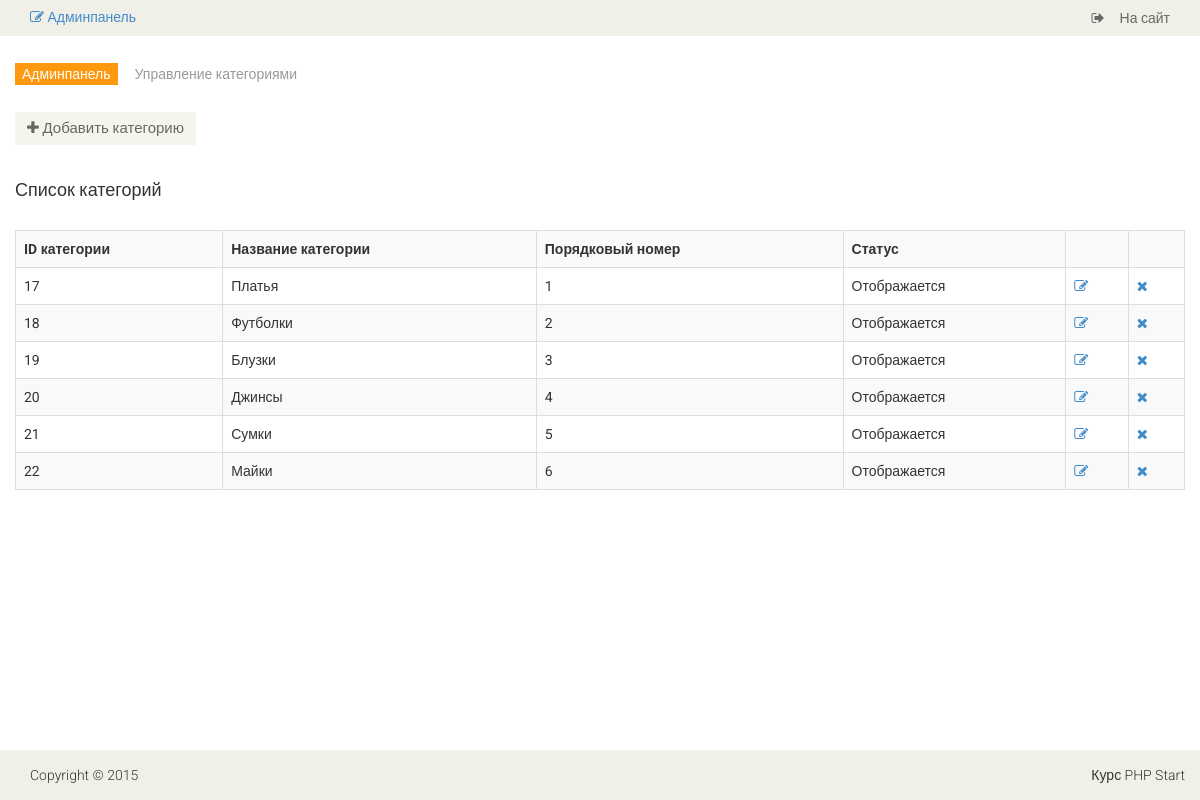
The app's page /admin/category (signed in), older data.
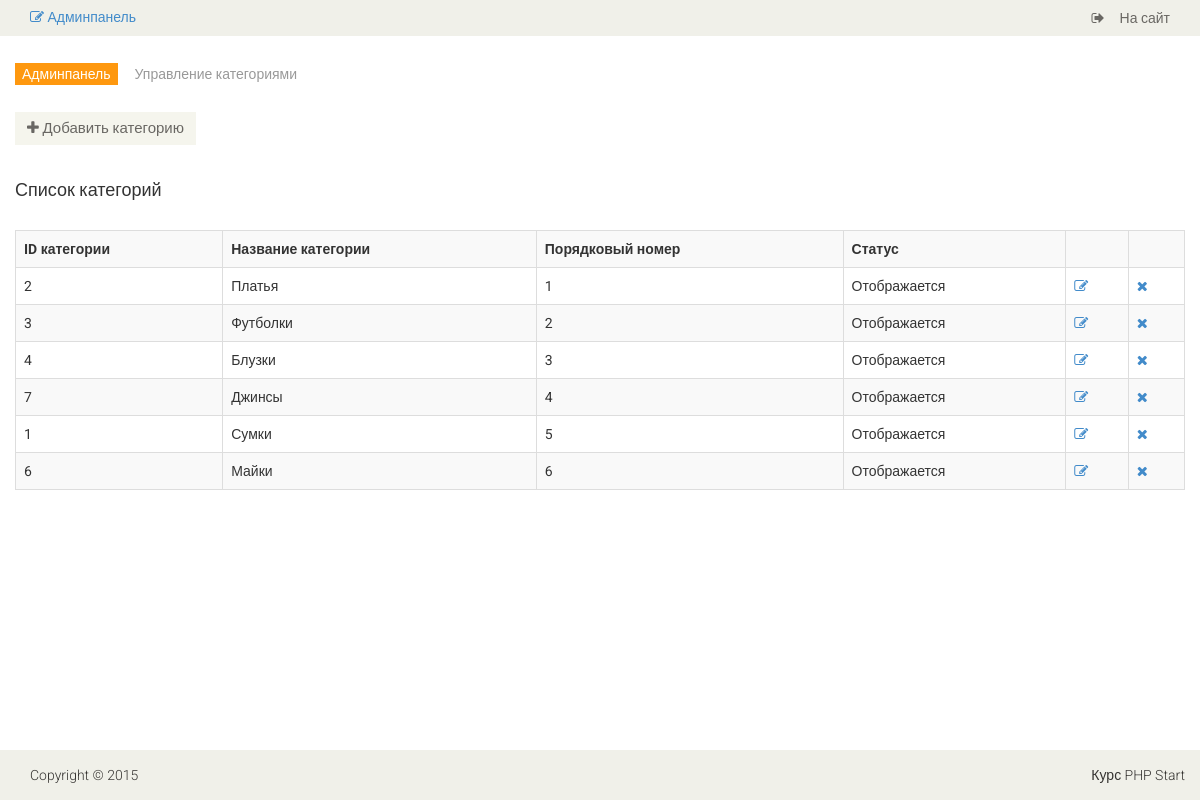
The same page, newer data.
### tables this page shows
CREATE TABLE `category` (
  `id` int(11) NOT NULL,
  `name` varchar(255) NOT NULL,
  `sort_order` int(11) NOT NULL DEFAULT '0',
  `status` int(11) NOT NULL DEFAULT '1'
);

### config/routes.php (called while the page is built)
<?php
return array(
    'product/([0-9]+)' => 'product/view/$1',
    'catalog' => 'catalog/index',
    'category/([0-9]+)/page-([0-9]+)' => 'catalog/category/$1/$2',
    'category/([0-9]+)' => 'catalog/category/$1',
    'cart/checkout' => 'cart/checkout',
    'cart/delete/([0-9]+)' => 'cart/delete/$1',
    'cart/add/([0-9]+)' => 'cart/add/$1',
    'cart/addAjax/([0-9]+)' => 'cart/addAjax/$1',
    'cart' => 'cart/index',
    'user/register' => 'user/register',
    'user/login' => 'user/login',
    'user/logout' => 'user/logout',
    'cabinet/edit' => 'cabinet/edit',
    'cabinet' => 'cabinet/index',
    'admin/product/create' => 'adminProduct/create',
    'admin/product/update/([0-9]+)' => 'adminProduct/update/$1',
    'admin/product/delete/([0-9]+)' => 'adminProduct/delete/$1',
    'admin/product' => 'adminProduct/index',
    'admin/category/create' => 'adminCategory/create',
    'admin/category/update/([0-9]+)' => 'adminCategory/update/$1',
    'admin/category/delete/([0-9]+)' => 'adminCategory/delete/$1',
    'admin/category' => 'adminCategory/index',
    'admin/order/update/([0-9]+)' => 'adminOrder/update/$1',
    'admin/order/delete/([0-9]+)' => 'adminOrder/delete/$1',
    'admin/order/view/([0-9]+)' => 'adminOrder/view/$1',
    'admin/order' => 'adminOrder/index',
    'admin/news/create' => 'adminNews/create',
    'admin/news/update/([0-9]+)' => 'adminNews/update/$1',
    'admin/news/delete/([0-9]+)' => 'adminNews/delete/$1',
    'admin/news' => 'adminNews/index',
    'admin' => 'admin/index',
    'contacts' => 'site/contact',
    'about' => 'site/about',
    'news/add/' => 'news/create',
    'news' => 'news/index',
    'parser' => 'parser/index',
    'index.php' => 'site/index',
    '' => 'site/index',
);

### controllers/AdminCategoryController.php (called while the page is built, shortened)
<?php
class AdminCategoryController extends AdminBase {
    public function actionIndex() {
        $categoriesList = Category::getCategoriesListAdmin();
        require_once(ROOT . '/views/admin_category/index.php');
        return true;
    }
}

### index.php (called while the page is built, shortened)
<?php
$router = new Router();
$router->run();

### models/Category.php (called while the page is built, shortened)
<?php
class Category {
    public static function getCategoriesListAdmin() {
        $db = Db::getConnection();
        $result = $db->query('SELECT id, name, sort_order, status FROM category ORDER BY sort_order ASC');
        $categoryList = array();
        $i = 0;
        while ($row = $result->fetch()) {
            $categoryList[$i]['id'] = $row['id'];
            $categoryList[$i]['name'] = $row['name'];
            $categoryList[$i]['sort_order'] = $row['sort_order'];
            $categoryList[$i]['status'] = $row['status'];
            $i++;
        }
        return $categoryList;
    }
    public static function getStatusText($status) {
        switch ($status) {
            case '1':
                return 'Отображается';
                break;
        }
    }
}

### views/admin_category/index.php (the view)
<?php include ROOT . '/views/layouts/header_admin.php'; ?>
<section>
    <div class="container">
        <div class="row">
            <br/>
            <div class="breadcrumbs">
                <ol class="breadcrumb">
                    <li><a href="/admin">Админпанель</a></li>
                    <li class="active">Управление категориями</li>
                </ol>
            </div>
            <a href="/admin/category/create" class="btn btn-default back"><i class="fa fa-plus"></i> Добавить категорию</a>
            <h4>Список категорий</h4>
            <br/>
            <table class="table-bordered table-striped table">
                <tr>
                    <th>ID категории</th>
                    <th>Название категории</th>
                    <th>Порядковый номер</th>
                    <th>Статус</th>
                    <th></th>
                    <th></th>
                </tr>
                <?php foreach ($categoriesList as $category): ?>
                    <tr>
                        <td><?php echo $category['id']; ?></td>
                        <td><?php echo $category['name']; ?></td>
                        <td><?php echo $category['sort_order']; ?></td>
                        <td><?php echo Category::getStatusText($category['status']); ?></td>
                        <td><a href="/admin/category/update/<?php echo $category['id']; ?>" title="Редактировать"><i class="fa fa-pencil-square-o"></i></a></td>
                        <td><a href="/admin/category/delete/<?php echo $category['id']; ?>" title="Удалить"><i class="fa fa-times"></i></a></td>
                    </tr>
                <?php endforeach; ?>
            </table>
        </div>
    </div>
</section>
<?php include ROOT . '/views/layouts/footer_admin.php'; ?>

### components/Router.php (shortened to what this page needs)
<?php
class Router {
    private $routes;
    public function __construct() {
        $routesPath = ROOT . '/config/routes.php';
        $this->routes = include($routesPath);
    }
    private function getURI() {
        if (!empty($_SERVER['REQUEST_URI'])) {
            return trim($_SERVER['REQUEST_URI'], '/');
        }
    }
    public function run() {
        $uri = $this->getURI();
        foreach ($this->routes as $uriPattern => $path) {
            if (preg_match("~$uriPattern~", $uri)) {
                $internalRoute = preg_replace("~$uriPattern~", $path, $uri);
                $segments = explode('/', $internalRoute);
                $controllerName = array_shift($segments) . 'Controller';
                $actionName = 'action' . ucfirst(array_shift($segments));
                $parameters = $segments;
                $controllerObject = new $controllerName;
                $result = call_user_func_array(array($controllerObject, $actionName), $parameters);
                if ($result != null) {
                    break;
                }
            }
        }
    }
}

### views/layouts/header_admin.php (shortened to what this page needs)
<!DOCTYPE html>
<html lang="en">
    <head>
        <link href="/template/css/bootstrap.min.css" rel="stylesheet">
        <link href="/template/css/font-awesome.min.css" rel="stylesheet">
        <link href="/template/css/prettyPhoto.css" rel="stylesheet">
        <link href="/template/css/price-range.css" rel="stylesheet">
        <link href="/template/css/animate.css" rel="stylesheet">
        <link href="/template/css/main.css" rel="stylesheet">
        <link href="/template/css/responsive.css" rel="stylesheet">
    </head>
    <body>
        <div class="page-wrapper">
            <header id="header">
                <div class="header_top">
                    <div class="container">
                        <div class="row">
                            <div class="col-sm-6">
                                <div class="contactinfo">
                                    <h5>
                                        <a href="/admin"><i class="fa fa-edit"></i> Админпанель</a>
                                    </h5>
                                </div>
                            </div>
                            <div class="col-sm-6">
                                <div class="social-icons pull-right">
                                    <ul class="nav navbar-nav">
                                        <li><a href="/"><i class="fa fa-sign-out"></i>На сайт</a></li>
                                    </ul>
                                </div>
                            </div>
                        </div>
                    </div>
                </div>

### views/layouts/footer_admin.php (shortened to what this page needs)
    <div class="page-buffer"></div>
</div>
<footer id="footer" class="page-footer">
    <div class="footer-bottom">
        <div class="container">
            <div class="row">
                <p class="pull-left">Copyright © 2015</p>
                <p class="pull-right">Курс PHP Start</p>
            </div>
        </div>
    </div>
</footer>
</body>
</html>

### template/css/main.css (style rules this page uses)
body { font-family: 'Roboto', sans-serif; background:; position: relative; font-weight:400px; }
html, body { height: 100%; margin: 0; padding: 0; }
.page-wrapper { min-height: 100%; margin-bottom: -50px; }
.page-buffer { height: 50px; }
ul li { list-style: none; }
a { -webkit-transition: 300ms; -moz-transition: 300ms; -o-transition: 300ms; transition: 300ms; }
h1, h2, h3, h4, h5, h6 { font-family: 'Roboto', sans-serif; }
.header_top { background: none repeat scroll 0 0 #F0F0E9; }
.social-icons ul li a { border: 0 none; border-radius: 0; color: #696763; padding:0px; }
.social-icons ul li { display:inline-block; }
.social-icons ul li a i { padding: 11px 15px; transition: all 0.9s ease 0s; -moz-transition: all 0.9s ease 0s; -webkit-transition: all 0.9s ease 0s; -o-transition: all 0.9s ease 0s; }
#footer { background: #F0F0E9; height: 50px; }
.footer-bottom { padding-top: 15px; }
.footer-bottom p { color: #363432; font-family: 'Roboto', sans-serif; font-weight: 300; margin-left: 15px; }
.add-to-cart, .checkout, .back { background:#F5F5ED; border: 0 none; border-radius: 0; color: #696763; font-family: 'Roboto', sans-serif; font-size: 15px; margin-bottom: 25px; }
.breadcrumbs { position: relative; }
.breadcrumbs .breadcrumb { background:transparent; padding-left: 0; }
.breadcrumbs .breadcrumb li a { background:#FE980F; color: #FFFFFF; padding: 3px 7px; }
.breadcrumbs .breadcrumb > li + li:before { content: " "; }

Row changes from the older to the newer data that the page shows:
removed category: id "17", name "Платья", sort_order "1", status "Отображается"
removed category: id "18", name "Футболки", sort_order "2", status "Отображается"
removed category: id "19", name "Блузки", sort_order "3", status "Отображается"
removed category: id "20", name "Джинсы", sort_order "4", status "Отображается"
removed category: id "21", name "Сумки", sort_order "5", status "Отображается"
removed category: id "22", name "Майки", sort_order "6", status "Отображается"
added category: id "2", name "Платья", sort_order "1", status "Отображается"
added category: id "3", name "Футболки", sort_order "2", status "Отображается"
added category: id "4", name "Блузки", sort_order "3", status "Отображается"
added category: id "7", name "Джинсы", sort_order "4", status "Отображается"
added category: id "1", name "Сумки", sort_order "5", status "Отображается"
added category: id "6", name "Майки", sort_order "6", status "Отображается"
